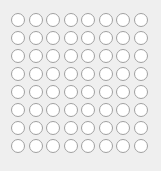
    <widget class="QWidget" name="gridLayoutWidget_2">
     <property name="geometry">
      <rect>
       <x>40</x>
       <y>220</y>
       <width>161</width>
       <height>171</height>
      </rect>
     </property>
     <layout class="QGridLayout" name="gridLowerLeft">
      <property name="spacing">
       <number>1</number>
      </property>
      <item row="6" column="0">
       <widget class="QRadioButton" name="radioButton_1_2">
        <property name="enabled">
         <bool>true</bool>
        </property>
        <property name="autoFillBackground">
         <bool>true</bool>
        </property>
        <property name="text">
         <string/>
        </property>
        <property name="autoExclusive">
         <bool>false</bool>
        </property>
       </widget>
      </item>
      <item row="0" column="6">
       <widget class="QRadioButton" name="radioButton_7_8">
        <property name="enabled">
         <bool>true</bool>
        </property>
        <property name="autoFillBackground">
         <bool>true</bool>
        </property>
        <property name="text">
         <string/>
        </property>
        <property name="autoExclusive">
         <bool>false</bool>
        </property>
       </widget>
      </item>
      <item row="0" column="4">
       <widget class="QRadioButton" name="radioButton_5_8">
        <property name="enabled">
         <bool>true</bool>
        </property>
        <property name="autoFillBackground">
         <bool>true</bool>
        </property>
        <property name="text">
         <string/>
        </property>
        <property name="autoExclusive">
         <bool>false</bool>
        </property>
       </widget>
      </item>
      <item row="5" column="0">
       <widget class="QRadioButton" name="radioButton_1_3">
        <property name="enabled">
         <bool>true</bool>
        </property>
        <property name="autoFillBackground">
         <bool>true</bool>
        </property>
        <property name="text">
         <string/>
        </property>
        <property name="autoExclusive">
         <bool>false</bool>
        </property>
       </widget>
      </item>
      <item row="0" column="5">
       <widget class="QRadioButton" name="radioButton_6_8">
        <property name="enabled">
         <bool>true</bool>
        </property>
        <property name="autoFillBackground">
         <bool>true</bool>
        </property>
        <property name="text">
         <string/>
        </property>
        <property name="autoExclusive">
         <bool>false</bool>
        </property>
       </widget>
      </item>
      <item row="0" column="1">
       <widget class="QRadioButton" name="radioButton_2_8">
        <property name="enabled">
         <bool>true</bool>
        </property>
        <property name="autoFillBackground">
         <bool>true</bool>
        </property>
        <property name="text">
         <string/>
        </property>
        <property name="autoExclusive">
         <bool>false</bool>
        </property>
       </widget>
      </item>
      <item row="1" column="1">
       <widget class="QRadioButton" name="radioButton_2_7">
        <property name="enabled">
         <bool>true</bool>
        </property>
        <property name="autoFillBackground">
         <bool>true</bool>
        </property>
        <property name="text">
         <string/>
        </property>
        <property name="autoExclusive">
         <bool>false</bool>
        </property>
       </widget>
      </item>
      <item row="0" column="2">
       <widget class="QRadioButton" name="radioButton_3_8">
        <property name="enabled">
         <bool>true</bool>
        </property>
        <property name="autoFillBackground">
         <bool>true</bool>
        </property>
        <property name="text">
         <string/>
        </property>
        <property name="autoExclusive">
         <bool>false</bool>
        </property>
       </widget>
      </item>
      <item row="0" column="3">
       <widget class="QRadioButton" name="radioButton_4_8">
        <property name="enabled">
         <bool>true</bool>
        </property>
        <property name="autoFillBackground">
         <bool>true</bool>
        </property>
        <property name="text">
         <string/>
        </property>
        <property name="autoExclusive">
         <bool>false</bool>
        </property>
       </widget>
      </item>
      <item row="7" column="0">
       <widget class="QRadioButton" name="radioButton_1_1">
        <property name="enabled">
         <bool>true</bool>
        </property>
        <property name="autoFillBackground">
         <bool>true</bool>
        </property>
        <property name="text">
         <string/>
        </property>
        <property name="autoExclusive">
         <bool>false</bool>
        </property>
       </widget>
      </item>
      <item row="0" column="0">
       <widget class="QRadioButton" name="radioButton_1_8">
        <property name="enabled">
         <bool>true</bool>
        </property>
        <property name="autoFillBackground">
         <bool>true</bool>
        </property>
        <property name="text">
         <string/>
        </property>
        <property name="autoExclusive">
         <bool>false</bool>
        </property>
       </widget>
      </item>
      <item row="1" column="0">
       <widget class="QRadioButton" name="radioButton_1_7">
        <property name="enabled">
         <bool>true</bool>
        </property>
        <property name="autoFillBackground">
         <bool>true</bool>
        </property>
        <property name="text">
         <string/>
        </property>
        <property name="autoExclusive">
         <bool>false</bool>
        </property>
       </widget>
      </item>
      <item row="2" column="0">
       <widget class="QRadioButton" name="radioButton_1_6">
        <property name="enabled">
         <bool>true</bool>
        </property>
        <property name="autoFillBackground">
         <bool>true</bool>
        </property>
        <property name="text">
         <string/>
        </property>
        <property name="autoExclusive">
         <bool>false</bool>
        </property>
       </widget>
      </item>
      <item row="3" column="0">
       <widget class="QRadioButton" name="radioButton_1_5">
        <property name="enabled">
         <bool>true</bool>
        </property>
        <property name="autoFillBackground">
         <bool>true</bool>
        </property>
        <property name="text">
         <string/>
        </property>
        <property name="autoExclusive">
         <bool>false</bool>
        </property>
       </widget>
      </item>
      <item row="4" column="0">
       <widget class="QRadioButton" name="radioButton_1_4">
        <property name="enabled">
         <bool>true</bool>
        </property>
        <property name="autoFillBackground">
         <bool>true</bool>
        </property>
        <property name="text">
         <string/>
        </property>
        <property name="autoExclusive">
         <bool>false</bool>
        </property>
       </widget>
      </item>
      <item row="0" column="7">
       <widget class="QRadioButton" name="radioButton_8_8">
        <property name="enabled">
         <bool>true</bool>
        </property>
        <property name="autoFillBackground">
         <bool>true</bool>
        </property>
        <property name="text">
         <string/>
        </property>
        <property name="autoExclusive">
         <bool>false</bool>
        </property>
       </widget>
      </item>
      <item row="1" column="2">
       <widget class="QRadioButton" name="radioButton_3_7">
        <property name="enabled">
         <bool>true</bool>
        </property>
        <property name="autoFillBackground">
         <bool>true</bool>
        </property>
        <property name="text">
         <string/>
        </property>
        <property name="autoExclusive">
         <bool>false</bool>
        </property>
       </widget>
      </item>
      <item row="1" column="3">
       <widget class="QRadioButton" name="radioButton_4_7">
        <property name="enabled">
         <bool>true</bool>
        </property>
        <property name="autoFillBackground">
         <bool>true</bool>
        </property>
        <property name="text">
         <string/>
        </property>
        <property name="autoExclusive">
         <bool>false</bool>
        </property>
       </widget>
      </item>
      <item row="1" column="4">
       <widget class="QRadioButton" name="radioButton_5_7">
        <property name="enabled">
         <bool>true</bool>
        </property>
        <property name="autoFillBackground">
         <bool>true</bool>
        </property>
        <property name="text">
         <string/>
        </property>
        <property name="autoExclusive">
         <bool>false</bool>
        </property>
       </widget>
      </item>
      <item row="2" column="1">
       <widget class="QRadioButton" name="radioButton_2_6">
        <property name="enabled">
         <bool>true</bool>
        </property>
        <property name="autoFillBackground">
         <bool>true</bool>
        </property>
        <property name="text">
         <string/>
        </property>
        <property name="autoExclusive">
         <bool>false</bool>
        </property>
       </widget>
      </item>
      <item row="2" column="2">
       <widget class="QRadioButton" name="radioButton_3_6">
        <property name="enabled">
         <bool>true</bool>
        </property>
        <property name="autoFillBackground">
         <bool>true</bool>
        </property>
        <property name="text">
         <string/>
        </property>
        <property name="autoExclusive">
         <bool>false</bool>
        </property>
       </widget>
      </item>
      <item row="2" column="3">
       <widget class="QRadioButton" name="radioButton_4_6">
        <property name="enabled">
         <bool>true</bool>
        </property>
        <property name="autoFillBackground">
         <bool>true</bool>
        </property>
        <property name="text">
         <string/>
        </property>
        <property name="autoExclusive">
         <bool>false</bool>
        </property>
       </widget>
      </item>
      <item row="2" column="4">
       <widget class="QRadioButton" name="radioButton_5_6">
        <property name="enabled">
         <bool>true</bool>
        </property>
        <property name="autoFillBackground">
         <bool>true</bool>
        </property>
        <property name="text">
         <string/>
        </property>
        <property name="autoExclusive">
         <bool>false</bool>
        </property>
       </widget>
      </item>
      <item row="2" column="5">
       <widget class="QRadioButton" name="radioButton_6_6">
        <property name="enabled">
         <bool>true</bool>
        </property>
        <property name="autoFillBackground">
         <bool>true</bool>
        </property>
        <property name="text">
         <string/>
        </property>
        <property name="autoExclusive">
         <bool>false</bool>
        </property>
       </widget>
      </item>
      <item row="2" column="6">
       <widget class="QRadioButton" name="radioButton_7_6">
        <property name="enabled">
         <bool>true</bool>
        </property>
        <property name="autoFillBackground">
         <bool>true</bool>
        </property>
        <property name="text">
         <string/>
        </property>
        <property name="autoExclusive">
         <bool>false</bool>
        </property>
       </widget>
      </item>
      <item row="1" column="5">
       <widget class="QRadioButton" name="radioButton_6_7">
        <property name="enabled">
         <bool>true</bool>
        </property>
        <property name="autoFillBackground">
         <bool>true</bool>
        </property>
        <property name="text">
         <string/>
        </property>
        <property name="autoExclusive">
         <bool>false</bool>
        </property>
       </widget>
      </item>
      <item row="1" column="6">
       <widget class="QRadioButton" name="radioButton_7_7">
        <property name="enabled">
         <bool>true</bool>
        </property>
        <property name="autoFillBackground">
         <bool>true</bool>
        </property>
        <property name="text">
         <string/>
        </property>
        <property name="autoExclusive">
         <bool>false</bool>
        </property>
       </widget>
      </item>
      <item row="1" column="7">
       <widget class="QRadioButton" name="radioButton_8_7">
        <property name="enabled">
         <bool>true</bool>
        </property>
        <property name="autoFillBackground">
         <bool>true</bool>
        </property>
        <property name="text">
         <string/>
        </property>
        <property name="autoExclusive">
         <bool>false</bool>
        </property>
       </widget>
      </item>
      <item row="3" column="1">
       <widget class="QRadioButton" name="radioButton_2_5">
        <property name="enabled">
         <bool>true</bool>
        </property>
        <property name="autoFillBackground">
         <bool>true</bool>
        </property>
        <property name="text">
         <string/>
        </property>
        <property name="autoExclusive">
         <bool>false</bool>
        </property>
       </widget>
      </item>
      <item row="3" column="2">
       <widget class="QRadioButton" name="radioButton_3_5">
        <property name="enabled">
         <bool>true</bool>
        </property>
        <property name="autoFillBackground">
         <bool>true</bool>
        </property>
        <property name="text">
         <string/>
        </property>
        <property name="autoExclusive">
         <bool>false</bool>
        </property>
       </widget>
      </item>
      <item row="3" column="3">
       <widget class="QRadioButton" name="radioButton_4_5">
        <property name="enabled">
         <bool>true</bool>
        </property>
        <property name="autoFillBackground">
         <bool>true</bool>
        </property>
        <property name="text">
         <string/>
        </property>
        <property name="autoExclusive">
         <bool>false</bool>
        </property>
       </widget>
      </item>
      <item row="3" column="4">
       <widget class="QRadioButton" name="radioButton_5_5">
        <property name="enabled">
         <bool>true</bool>
        </property>
        <property name="autoFillBackground">
         <bool>true</bool>
        </property>
        <property name="text">
         <string/>
        </property>
        <property name="autoExclusive">
         <bool>false</bool>
        </property>
       </widget>
      </item>
      <item row="3" column="5">
       <widget class="QRadioButton" name="radioButton_6_5">
        <property name="enabled">
         <bool>true</bool>
        </property>
        <property name="autoFillBackground">
         <bool>true</bool>
        </property>
        <property name="text">
         <string/>
        </property>
        <property name="autoExclusive">
         <bool>false</bool>
        </property>
       </widget>
      </item>
      <item row="3" column="6">
       <widget class="QRadioButton" name="radioButton_7_5">
        <property name="enabled">
         <bool>true</bool>
        </property>
        <property name="autoFillBackground">
         <bool>true</bool>
        </property>
        <property name="text">
         <string/>
        </property>
        <property name="autoExclusive">
         <bool>false</bool>
        </property>
       </widget>
      </item>
      <item row="3" column="7">
       <widget class="QRadioButton" name="radioButton_8_5">
        <property name="enabled">
         <bool>true</bool>
        </property>
        <property name="autoFillBackground">
         <bool>true</bool>
        </property>
        <property name="text">
         <string/>
        </property>
        <property name="autoExclusive">
         <bool>false</bool>
        </property>
       </widget>
      </item>
      <item row="2" column="7">
       <widget class="QRadioButton" name="radioButton_8_6">
        <property name="enabled">
         <bool>true</bool>
        </property>
        <property name="autoFillBackground">
         <bool>true</bool>
        </property>
        <property name="text">
         <string/>
        </property>
        <property name="autoExclusive">
         <bool>false</bool>
        </property>
       </widget>
      </item>
      <item row="4" column="1">
       <widget class="QRadioButton" name="radioButton_2_4">
        <property name="enabled">
         <bool>true</bool>
        </property>
        <property name="autoFillBackground">
         <bool>true</bool>
        </property>
        <property name="text">
         <string/>
        </property>
        <property name="autoExclusive">
         <bool>false</bool>
        </property>
       </widget>
      </item>
      <item row="4" column="2">
       <widget class="QRadioButton" name="radioButton_3_4">
        <property name="enabled">
         <bool>true</bool>
        </property>
        <property name="autoFillBackground">
         <bool>true</bool>
        </property>
        <property name="text">
         <string/>
        </property>
        <property name="autoExclusive">
         <bool>false</bool>
        </property>
       </widget>
      </item>
      <item row="4" column="3">
       <widget class="QRadioButton" name="radioButton_4_4">
        <property name="enabled">
         <bool>true</bool>
        </property>
        <property name="autoFillBackground">
         <bool>true</bool>
        </property>
        <property name="text">
         <string/>
        </property>
        <property name="autoExclusive">
         <bool>false</bool>
        </property>
       </widget>
      </item>
      <item row="4" column="4">
       <widget class="QRadioButton" name="radioButton_5_4">
        <property name="enabled">
         <bool>true</bool>
        </property>
        <property name="autoFillBackground">
         <bool>true</bool>
        </property>
        <property name="text">
         <string/>
        </property>
        <property name="autoExclusive">
         <bool>false</bool>
        </property>
       </widget>
      </item>
      <item row="4" column="5">
       <widget class="QRadioButton" name="radioButton_6_4">
        <property name="enabled">
         <bool>true</bool>
        </property>
        <property name="autoFillBackground">
         <bool>true</bool>
        </property>
        <property name="text">
         <string/>
        </property>
        <property name="autoExclusive">
         <bool>false</bool>
        </property>
       </widget>
      </item>
      <item row="4" column="6">
       <widget class="QRadioButton" name="radioButton_7_4">
        <property name="enabled">
         <bool>true</bool>
        </property>
        <property name="autoFillBackground">
         <bool>true</bool>
        </property>
        <property name="text">
         <string/>
        </property>
        <property name="autoExclusive">
         <bool>false</bool>
        </property>
       </widget>
      </item>
      <item row="4" column="7">
       <widget class="QRadioButton" name="radioButton_8_4">
        <property name="enabled">
         <bool>true</bool>
        </property>
        <property name="autoFillBackground">
         <bool>true</bool>
        </property>
        <property name="text">
         <string/>
        </property>
        <property name="autoExclusive">
         <bool>false</bool>
        </property>
       </widget>
      </item>
      <item row="5" column="1">
       <widget class="QRadioButton" name="radioButton_2_3">
        <property name="enabled">
         <bool>true</bool>
        </property>
        <property name="autoFillBackground">
         <bool>true</bool>
        </property>
        <property name="text">
         <string/>
        </property>
        <property name="autoExclusive">
         <bool>false</bool>
        </property>
       </widget>
      </item>
      <item row="5" column="2">
       <widget class="QRadioButton" name="radioButton_3_3">
        <property name="enabled">
         <bool>true</bool>
        </property>
        <property name="autoFillBackground">
         <bool>true</bool>
        </property>
        <property name="text">
         <string/>
        </property>
        <property name="autoExclusive">
         <bool>false</bool>
        </property>
       </widget>
      </item>
      <item row="5" column="3">
       <widget class="QRadioButton" name="radioButton_4_3">
        <property name="enabled">
         <bool>true</bool>
        </property>
        <property name="autoFillBackground">
         <bool>true</bool>
        </property>
        <property name="text">
         <string/>
        </property>
        <property name="autoExclusive">
         <bool>false</bool>
        </property>
       </widget>
      </item>
      <item row="5" column="4">
       <widget class="QRadioButton" name="radioButton_5_3">
        <property name="enabled">
         <bool>true</bool>
        </property>
        <property name="autoFillBackground">
         <bool>true</bool>
        </property>
        <property name="text">
         <string/>
        </property>
        <property name="autoExclusive">
         <bool>false</bool>
        </property>
       </widget>
      </item>
      <item row="5" column="5">
       <widget class="QRadioButton" name="radioButton_6_3">
        <property name="enabled">
         <bool>true</bool>
        </property>
        <property name="autoFillBackground">
         <bool>true</bool>
        </property>
        <property name="text">
         <string/>
        </property>
        <property name="autoExclusive">
         <bool>false</bool>
        </property>
       </widget>
      </item>
      <item row="5" column="6">
       <widget class="QRadioButton" name="radioButton_7_3">
        <property name="enabled">
         <bool>true</bool>
        </property>
        <property name="autoFillBackground">
         <bool>true</bool>
        </property>
        <property name="text">
         <string/>
        </property>
        <property name="autoExclusive">
         <bool>false</bool>
        </property>
       </widget>
      </item>
      <item row="5" column="7">
       <widget class="QRadioButton" name="radioButton_8_3">
        <property name="enabled">
         <bool>true</bool>
        </property>
        <property name="autoFillBackground">
         <bool>true</bool>
        </property>
        <property name="text">
         <string/>
        </property>
        <property name="autoExclusive">
         <bool>false</bool>
        </property>
       </widget>
      </item>
      <item row="6" column="1">
       <widget class="QRadioButton" name="radioButton_2_2">
        <property name="enabled">
         <bool>true</bool>
        </property>
        <property name="autoFillBackground">
         <bool>true</bool>
        </property>
        <property name="text">
         <string/>
        </property>
        <property name="autoExclusive">
         <bool>false</bool>
        </property>
       </widget>
      </item>
      <item row="6" column="2">
       <widget class="QRadioButton" name="radioButton_3_2">
        <property name="enabled">
         <bool>true</bool>
        </property>
        <property name="autoFillBackground">
         <bool>true</bool>
        </property>
        <property name="text">
         <string/>
        </property>
        <property name="autoExclusive">
         <bool>false</bool>
        </property>
       </widget>
      </item>
      <item row="6" column="3">
       <widget class="QRadioButton" name="radioButton_4_2">
        <property name="enabled">
         <bool>true</bool>
        </property>
        <property name="autoFillBackground">
         <bool>true</bool>
        </property>
        <property name="text">
         <string/>
        </property>
        <property name="autoExclusive">
         <bool>false</bool>
        </property>
       </widget>
      </item>
      <item row="6" column="4">
       <widget class="QRadioButton" name="radioButton_5_2">
        <property name="enabled">
         <bool>true</bool>
        </property>
        <property name="autoFillBackground">
         <bool>true</bool>
        </property>
        <property name="text">
         <string/>
        </property>
        <property name="autoExclusive">
         <bool>false</bool>
        </property>
       </widget>
      </item>
      <item row="6" column="5">
       <widget class="QRadioButton" name="radioButton_6_2">
        <property name="enabled">
         <bool>true</bool>
        </property>
        <property name="autoFillBackground">
         <bool>true</bool>
        </property>
        <property name="text">
         <string/>
        </property>
        <property name="autoExclusive">
         <bool>false</bool>
        </property>
       </widget>
      </item>
      <item row="6" column="6">
       <widget class="QRadioButton" name="radioButton_7_2">
        <property name="enabled">
         <bool>true</bool>
        </property>
        <property name="autoFillBackground">
         <bool>true</bool>
        </property>
        <property name="text">
         <string/>
        </property>
        <property name="autoExclusive">
         <bool>false</bool>
        </property>
       </widget>
      </item>
      <item row="6" column="7">
       <widget class="QRadioButton" name="radioButton_8_2">
        <property name="enabled">
         <bool>true</bool>
        </property>
        <property name="autoFillBackground">
         <bool>true</bool>
        </property>
        <property name="text">
         <string/>
        </property>
        <property name="autoExclusive">
         <bool>false</bool>
        </property>
       </widget>
      </item>
      <item row="7" column="1">
       <widget class="QRadioButton" name="radioButton_2_1">
        <property name="enabled">
         <bool>true</bool>
        </property>
        <property name="autoFillBackground">
         <bool>true</bool>
        </property>
        <property name="text">
         <string/>
        </property>
        <property name="autoExclusive">
         <bool>false</bool>
        </property>
       </widget>
      </item>
      <item row="7" column="2">
       <widget class="QRadioButton" name="radioButton_3_1">
        <property name="enabled">
         <bool>true</bool>
        </property>
        <property name="autoFillBackground">
         <bool>true</bool>
        </property>
        <property name="text">
         <string/>
        </property>
        <property name="autoExclusive">
         <bool>false</bool>
        </property>
       </widget>
      </item>
      <item row="7" column="3">
       <widget class="QRadioButton" name="radioButton_4_1">
        <property name="enabled">
         <bool>true</bool>
        </property>
        <property name="autoFillBackground">
         <bool>true</bool>
        </property>
        <property name="text">
         <string/>
        </property>
        <property name="autoExclusive">
         <bool>false</bool>
        </property>
       </widget>
      </item>
      <item row="7" column="4">
       <widget class="QRadioButton" name="radioButton_5_1">
        <property name="enabled">
         <bool>true</bool>
        </property>
        <property name="autoFillBackground">
         <bool>true</bool>
        </property>
        <property name="text">
         <string/>
        </property>
        <property name="autoExclusive">
         <bool>false</bool>
        </property>
       </widget>
      </item>
      <item row="7" column="5">
       <widget class="QRadioButton" name="radioButton_6_1">
        <property name="enabled">
         <bool>true</bool>
        </property>
        <property name="autoFillBackground">
         <bool>true</bool>
        </property>
        <property name="text">
         <string/>
        </property>
        <property name="autoExclusive">
         <bool>false</bool>
        </property>
       </widget>
      </item>
      <item row="7" column="6">
       <widget class="QRadioButton" name="radioButton_7_1">
        <property name="enabled">
         <bool>true</bool>
        </property>
        <property name="autoFillBackground">
         <bool>true</bool>
        </property>
        <property name="text">
         <string/>
        </property>
        <property name="autoExclusive">
         <bool>false</bool>
        </property>
       </widget>
      </item>
      <item row="7" column="7">
       <widget class="QRadioButton" name="radioButton_8_1">
        <property name="enabled">
         <bool>true</bool>
        </property>
        <property name="autoFillBackground">
         <bool>true</bool>
        </property>
        <property name="text">
         <string/>
        </property>
        <property name="autoExclusive">
         <bool>false</bool>
        </property>
       </widget>
      </item>
     </layout>
    </widget>
